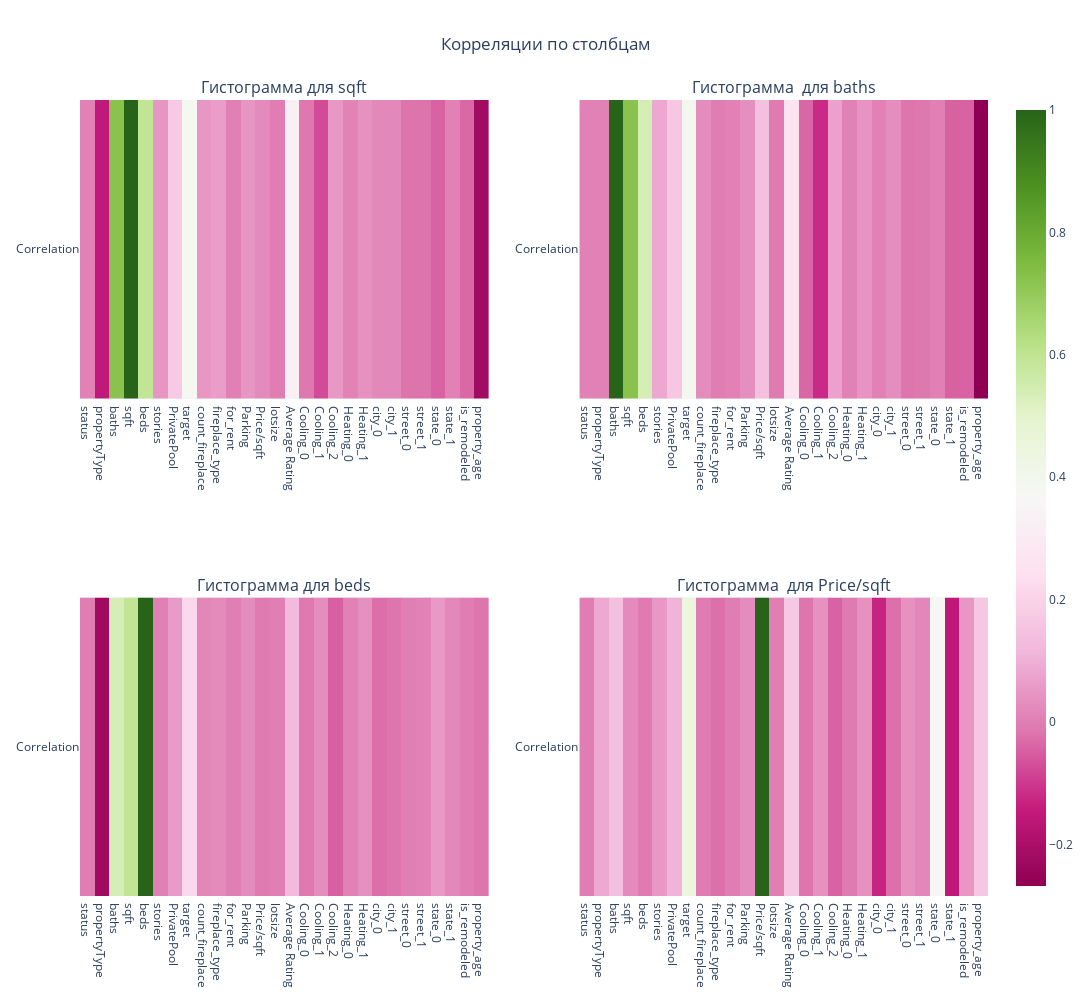

Here is the notebook cell this chart was saved with:
### Markdown cell above
## Замещение пропущенных значений

### Code cell
def corr_row(data: pd.DataFrame, col: str) -> px.imshow:
    """Вычисляет корреляцию заданного столбца с другими и возвращает визуализацию."""
    
    correlation_col = data.corr()[col]

    correlation_df = correlation_col.reset_index()
    correlation_df.columns = ['Feature', 'Correlation']

    fig = px.imshow(
        correlation_df.set_index('Feature').T, 
        labels=dict(x='Feature', y='Correlation'),
        title=f'Correlation with {col}',
        color_continuous_scale='Viridis'
    )

    return fig


data.reset_index(drop=True, inplace=True)
chart_data = data.select_dtypes(include=['number', 'bool'])
chart_data = chart_data.dropna()


columns = ['sqft', 'baths', 'beds','Price/sqft']
fig = make_subplots(
        rows=2, cols=2, 
        subplot_titles=[f"Гистограмма для {columns[0]}", 
                        f"Гистограмма  для {columns[1]}",
                        f"Гистограмма для {columns[2]}", 
                        f"Гистограмма  для {columns[3]}"]
    )


for index, col in enumerate(columns, start=1):
    new_fig = corr_row(chart_data, col)
    for trace in new_fig.data:  
        fig.add_trace(trace, row=(index-1)//2+1, col=(index-1)%2+1)


fig.update_layout(height=1000, 
                  width=1600, 
                  title_text="Корреляции по столбцам",
                  title_x=0.5)
fig.show()

### Figure 1 — Plotly figure (JSON) as saved in the notebook; plotly's stock layout.template omitted (floating-point values rounded to 4 significant figures)
{"data": [{"coloraxis": "coloraxis", "hovertemplate": "Feature: %{x}<br>Correlation: %{y}<br>color: %{z}<extra></extra>", "name": "0", "type": "heatmap", "x": ["status", "propertyType", "baths", "sqft", "beds", "stories", "PrivatePool", "target", "count_fireplace", "fireplace_type", "for_rent", "Parking", "Price/sqft", "lotsize", "Average Rating", "Cooling_0", "Cooling_1", "Cooling_2", "Heating_0", "Heating_1", "city_0", "city_1", "street_0", "street_1", "state_0", "state_1", "is_remodeled", "property_age"], "xaxis": "x", "y": ["Correlation"], "yaxis": "y", "z": [[0.00527, -0.1503, 0.7247, 1, 0.5938, 0.04699, 0.1713, 0.3846, 0.04906, 0.06169, 0.00305, 0.04824, 0.02457, -0.000352, 0.326, -0.01234, -0.07554, 0.05124, 0.009483, 0.03798, 0.02131, 0.0191, -0.01835, -0.01858, -0.04338, 0.006155, -0.03523, -0.2216]]}, {"coloraxis": "coloraxis", "hovertemplate": "Feature: %{x}<br>Correlation: %{y}<br>color: %{z}<extra></extra>", "name": "0", "type": "heatmap", "x": ["status", "propertyType", "baths", "sqft", "beds", "stories", "PrivatePool", "target", "count_fireplace", "fireplace_type", "for_rent", "Parking", "Price/sqft", "lotsize", "Average Rating", "Cooling_0", "Cooling_1", "Cooling_2", "Heating_0", "Heating_1", "city_0", "city_1", "street_0", "street_1", "state_0", "state_1", "is_remodeled", "property_age"], "xaxis": "x2", "y": ["Correlation"], "yaxis": "y2", "z": [[0.008641, 0.007464, 1, 0.7247, 0.5385, 0.0851, 0.1602, 0.3951, 0.02803, -0.0006748, 0.005378, 0.03439, 0.1429, -0.006532, 0.2577, -0.03804, -0.121, 0.07024, 0.008342, 0.04317, 0.005632, 0.03059, -0.01616, -0.01112, 0.004184, -0.04486, -0.04395, -0.268]]}, {"coloraxis": "coloraxis", "hovertemplate": "Feature: %{x}<br>Correlation: %{y}<br>color: %{z}<extra></extra>", "name": "0", "type": "heatmap", "x": ["status", "propertyType", "baths", "sqft", "beds", "stories", "PrivatePool", "target", "count_fireplace", "fireplace_type", "for_rent", "Parking", "Price/sqft", "lotsize", "Average Rating", "Cooling_0", "Cooling_1", "Cooling_2", "Heating_0", "Heating_1", "city_0", "city_1", "street_0", "street_1", "state_0", "state_1", "is_remodeled", "property_age"], "xaxis": "x3", "y": ["Correlation"], "yaxis": "y3", "z": [[-0.001669, -0.2263, 0.5385, 0.5938, 1, 0.004627, 0.05716, 0.2147, 0.01684, 0.02604, 0.001638, 0.02862, -0.005687, 0.001016, 0.1242, -0.01035, 0.03202, -0.0454, 0.007594, 0.03543, -0.02532, -0.01646, 0.001602, 0.005317, 0.05455, 0.02101, -0.002214, -0.01566]]}, {"coloraxis": "coloraxis", "hovertemplate": "Feature: %{x}<br>Correlation: %{y}<br>color: %{z}<extra></extra>", "name": "0", "type": "heatmap", "x": ["status", "propertyType", "baths", "sqft", "beds", "stories", "PrivatePool", "target", "count_fireplace", "fireplace_type", "for_rent", "Parking", "Price/sqft", "lotsize", "Average Rating", "Cooling_0", "Cooling_1", "Cooling_2", "Heating_0", "Heating_1", "city_0", "city_1", "street_0", "street_1", "state_0", "state_1", "is_remodeled", "property_age"], "xaxis": "x4", "y": ["Correlation"], "yaxis": "y4", "z": [[0.0004873, 0.08675, 0.1429, 0.02457, -0.005687, 0.05136, 0.1086, 0.4537, -0.004155, -0.02391, -0.001573, 0.02777, 1, 0.001142, 0.1678, -0.01595, 0.0408, -0.0436, -0.005443, 0.04019, -0.1286, -0.02348, 0.03819, 0.01613, 0.3765, -0.1554, 0.04952, 0.1632]]}], "layout": {"annotations": [{"font": {"size": 16}, "showarrow": false, "text": "Гистограмма для sqft", "x": 0.225, "xanchor": "center", "xref": "paper", "y": 1, "yanchor": "bottom", "yref": "paper"}, {"font": {"size": 16}, "showarrow": false, "text": "Гистограмма  для baths", "x": 0.775, "xanchor": "center", "xref": "paper", "y": 1, "yanchor": "bottom", "yref": "paper"}, {"font": {"size": 16}, "showarrow": false, "text": "Гистограмма для beds", "x": 0.225, "xanchor": "center", "xref": "paper", "y": 0.375, "yanchor": "bottom", "yref": "paper"}, {"font": {"size": 16}, "showarrow": false, "text": "Гистограмма  для Price/sqft", "x": 0.775, "xanchor": "center", "xref": "paper", "y": 0.375, "yanchor": "bottom", "yref": "paper"}], "height": 1000, "title": {"text": "Корреляции по столбцам", "x": 0.5}, "width": 1600, "xaxis": {"anchor": "y", "domain": [0, 0.45]}, "xaxis2": {"anchor": "y2", "domain": [0.55, 1]}, "xaxis3": {"anchor": "y3", "domain": [0, 0.45]}, "xaxis4": {"anchor": "y4", "domain": [0.55, 1]}, "yaxis": {"anchor": "x", "domain": [0.625, 1]}, "yaxis2": {"anchor": "x2", "domain": [0.625, 1]}, "yaxis3": {"anchor": "x3", "domain": [0, 0.375]}, "yaxis4": {"anchor": "x4", "domain": [0, 0.375]}}}
